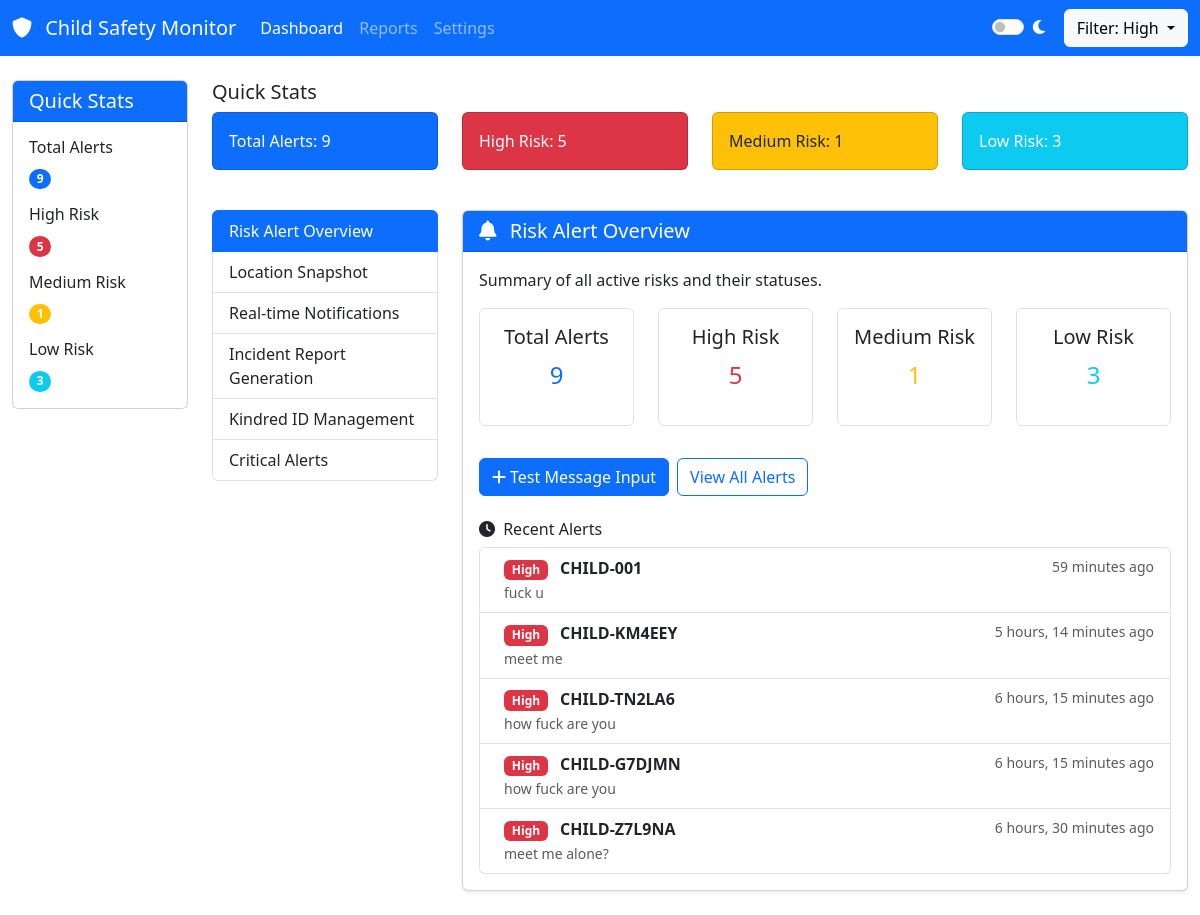
The page /dashboard/?risk=high on the database its author committed.
### api/models.py (models this page shows, shortened)
class Alert(models.Model):
    RISK_LEVELS = [
        ('safe', 'Safe'),
        ('low', 'Low Risk'),
        ('medium', 'Medium Risk'),
        ('high', 'High Risk'),
    ]
    device = models.ForeignKey(Device, on_delete=models.CASCADE)
    excerpt = models.TextField()
    score = models.IntegerField()
    risk_level = models.CharField(max_length=10, choices=RISK_LEVELS, default='safe')
    acknowledged = models.BooleanField(default=False)
    timestamp = models.DateTimeField(auto_now_add=True)
    def get_risk_level(self):
        if self.score >= 7:
            return 'high'
        elif self.score >= 4:
            return 'medium'
        elif self.score >= 1:
            return 'low'
        else:
            return 'safe'

class Device(models.Model):
    kindred_id = models.CharField(max_length=255, unique=True)
    last_heartbeat = models.DateTimeField(null=True, blank=True)
    owner_parent_id = models.CharField(max_length=255)
    location_tracking_enabled = models.BooleanField(default=False)

### api/views.py (the view)
# urls.py: path('dashboard/', views.dashboard, name='dashboard'),
def dashboard(request):
    risk_filter = request.GET.get('risk', 'all')
    alerts = Alert.objects.all().order_by('-timestamp')
    if risk_filter == 'high':
        alerts = alerts.filter(score__gte=7)
    elif risk_filter == 'medium':
        alerts = alerts.filter(score__gte=4, score__lt=7)
    elif risk_filter == 'low':
        alerts = alerts.filter(score__gte=1, score__lt=4)
    paginator = Paginator(alerts, 10)
    page_number = request.GET.get('page')
    page_obj = paginator.get_page(page_number)
    critical_alerts = Alert.objects.filter(score__gte=7).order_by('-timestamp')
    total_alerts = Alert.objects.count()
    high_risk_count = Alert.objects.filter(score__gte=7).count()
    medium_risk_count = Alert.objects.filter(score__gte=4, score__lt=7).count()
    low_risk_count = Alert.objects.filter(score__gte=1, score__lt=4).count()
    recent_locations = Location.objects.all().order_by('-timestamp')[:10]
    context = {
        'page_obj': page_obj,
        'critical_alerts': critical_alerts,
        'risk_filter': risk_filter,
        'total_alerts': total_alerts,
        'high_risk_count': high_risk_count,
        'medium_risk_count': medium_risk_count,
        'low_risk_count': low_risk_count,
        'recent_locations': recent_locations,
    }
    return render(request, 'dashboard.html', context)

### templates/dashboard.html (shortened to what this page needs)
{% load static %}
<!DOCTYPE html>
<html lang="en">
<head>
    <link href="https://cdn.jsdelivr.net/npm/bootstrap@5.3.0-alpha1/dist/css/bootstrap.min.css" rel="stylesheet">
    <link rel="stylesheet" href="{% static 'css/style_d.css' %}">
    <link rel="stylesheet" href="https://cdnjs.cloudflare.com/ajax/libs/font-awesome/6.0.0/css/all.min.css">
</head>
<body>
    <nav class="navbar navbar-expand-lg navbar-dark bg-primary">
        <div class="container-fluid">
            <a class="navbar-brand" href="#">
                <i class="fas fa-shield-alt me-2"></i>
                Child Safety Monitor
            </a>
            <div class="collapse navbar-collapse" id="navbarNav">
                <ul class="navbar-nav me-auto">
                    <li class="nav-item">
                        <a class="nav-link active" href="#">Dashboard</a>
                    </li>
                    <li class="nav-item">
                        <a class="nav-link" href="#">Reports</a>
                    </li>
                    <li class="nav-item">
                        <a class="nav-link" href="#">Settings</a>
                    </li>
                </ul>
                <div class="d-flex align-items-center">
                    <div class="form-check form-switch me-3 text-light">
                        <input class="form-check-input" type="checkbox" id="darkModeToggle">
                        <label class="form-check-label" for="darkModeToggle">
                            <i class="fas fa-moon"></i>
                        </label>
                    </div>
                    <div class="dropdown">
                        <button class="btn btn-light dropdown-toggle" type="button" id="filterDropdown"
                            data-bs-toggle="dropdown">
                            Filter: {{ risk_filter|title }}
                        </button>
                    </div>
                </div>
            </div>
        </div>
    </nav>
    <div class="container-fluid mt-4">
        <div class="row">
            <div class="col-lg-2 d-none d-lg-block sidebar">
                <div class="card">
                    <div class="card-header bg-primary text-white">
                        <h5 class="mb-0">Quick Stats</h5>
                    </div>
                    <div class="card-body">
                        <div class="stat-item mb-3">
                            <h6>Total Alerts</h6>
                            <span class="badge bg-primary rounded-pill">{{ total_alerts }}</span>
                        </div>
                        <div class="stat-item mb-3">
                            <h6>High Risk</h6>
                            <span class="badge bg-danger rounded-pill">{{ high_risk_count }}</span>
                        </div>
                        <div class="stat-item mb-3">
                            <h6>Medium Risk</h6>
                            <span class="badge bg-warning rounded-pill">{{ medium_risk_count }}</span>
                        </div>
                        <div class="stat-item">
                            <h6>Low Risk</h6>
                            <span class="badge bg-info rounded-pill">{{ low_risk_count }}</span>
                        </div>
                    </div>
                </div>
            </div>
            <div class="col-lg-10 col-md-12">
                <div class="quick-stats mb-4">
                    <h5>Quick Stats</h5>
                    <div class="row">
                        <div class="col-md-3"><div class="card bg-primary text-white mb-3"><div class="card-body">Total Alerts: {{ total_alerts }}</div></div></div>
                        <div class="col-md-3"><div class="card bg-danger text-white mb-3"><div class="card-body">High Risk: {{ high_risk_count }}</div></div></div>
                        <div class="col-md-3"><div class="card bg-warning text-dark mb-3"><div class="card-body">Medium Risk: {{ medium_risk_count }}</div></div></div>
                        <div class="col-md-3"><div class="card bg-info text-white mb-3"><div class="card-body">Low Risk: {{ low_risk_count }}</div></div></div>
                    </div>
                </div>
                <div class="row mt-4">
                    <div class="col-md-3">
                        <div class="list-group" id="list-tab" role="tablist">
                            <a class="list-group-item list-group-item-action active" id="list-risk-alert-overview-list" data-bs-toggle="list" href="#list-risk-alert-overview" role="tab" aria-controls="list-risk-alert-overview">Risk Alert Overview</a>
                            <a class="list-group-item list-group-item-action" id="list-location-snapshot-list" data-bs-toggle="list" href="#list-location-snapshot" role="tab" aria-controls="list-location-snapshot">Location Snapshot</a>
                            <a class="list-group-item list-group-item-action" id="list-realtime-notifications-list" data-bs-toggle="list" href="#list-realtime-notifications" role="tab" aria-controls="list-realtime-notifications">Real-time Notifications</a>
                            <a class="list-group-item list-group-item-action" id="list-incident-report-list" data-bs-toggle="list" href="#list-incident-report" role="tab" aria-controls="list-incident-report">Incident Report Generation</a>
                            <a class="list-group-item list-group-item-action" id="list-kindred-id-list" data-bs-toggle="list" href="#list-kindred-id" role="tab" aria-controls="list-kindred-id">Kindred ID Management</a>
                            <a class="list-group-item list-group-item-action" id="list-critical-alerts-list" data-bs-toggle="list" href="#list-critical-alerts" role="tab" aria-controls="list-critical-alerts">Critical Alerts</a>
                        </div>
                    </div>
                    <div class="col-md-9">
                        <div class="tab-content" id="nav-tabContent">
                            <div class="tab-pane fade show active" id="list-risk-alert-overview" role="tabpanel" aria-labelledby="list-risk-alert-overview-list">
                                <div class="card mb-4 shadow-sm">
                                    <div class="card-header bg-primary text-white">
                                        <h5 class="mb-0">
                                            <i class="fas fa-bell me-2"></i>
                                            Risk Alert Overview
                                        </h5>
                                    </div>
                                    <div class="card-body">
                                        <p>Summary of all active risks and their statuses.</p>
                                        <div class="row text-center">
                                            <div class="col-md-3">
                                                <div class="p-3 border rounded mb-3">
                                                    <h5>Total Alerts</h5>
                                                    <p class="fs-4 text-primary">{{ total_alerts }}</p>
                                                </div>
                                            </div>
                                            <div class="col-md-3">
                                                <div class="p-3 border rounded mb-3">
                                                    <h5>High Risk</h5>
                                                    <p class="fs-4 text-danger">{{ high_risk_count }}</p>
                                                </div>
                                            </div>
                                            <div class="col-md-3">
                                                <div class="p-3 border rounded mb-3">
                                                    <h5>Medium Risk</h5>
                                                    <p class="fs-4 text-warning">{{ medium_risk_count }}</p>
                                                </div>
                                            </div>
                                            <div class="col-md-3">
                                                <div class="p-3 border rounded mb-3">
                                                    <h5>Low Risk</h5>
                                                    <p class="fs-4 text-info">{{ low_risk_count }}</p>
                                                </div>
                                            </div>
                                        </div>
                                        <div class="d-flex gap-2 mt-3">
                                            <a href="{% url 'text_input' %}" class="btn btn-primary">
                                                <i class="fas fa-plus me-1"></i>Test Message Input
                                            </a>
                                            <a href="#" class="btn btn-outline-primary">View All Alerts</a>
                                        </div>
                                        {% if page_obj %}
                                        <div class="mt-4">
                                            <h6><i class="fas fa-clock me-1"></i> Recent Alerts</h6>
                                            <div class="list-group">
                                                {% for alert in page_obj|slice:":5" %}
                                                <div class="list-group-item d-flex justify-content-between align-items-start">
                                                    <div class="ms-2 me-auto">
                                                        <div class="fw-bold">
                                                            <span class="badge
                                                                {% if alert.score >= 7 %}bg-danger
                                                                {% elif alert.score >= 4 %}bg-warning
                                                                {% elif alert.score >= 1 %}bg-info
                                                                {% else %}bg-success{% endif %} me-2">
                                                                {{ alert.get_risk_level|title }}
                                                            </span>
                                                            {{ alert.device.kindred_id }}
                                                        </div>
                                                        <small class="text-muted">{{ alert.excerpt|truncatechars:100 }}</small>
                                                    </div>
                                                    <small class="text-muted">{{ alert.timestamp|timesince }} ago</small>
                                                </div>
                                                {% endfor %}
                                            </div>
                                        </div>
                                        {% endif %}
                                    </div>
                                </div>
                            </div>
        </div>
    </div>
</body>
</html>

### static/css/style_d.css (style rules this page uses)
:root { --low-risk-color: #28a745; --medium-risk-color: #ffc107; --high-risk-color: #dc3545; --transition-speed: 0.3s; }
body { font-family: 'Segoe UI', Tahoma, Geneva, Verdana, sans-serif; transition: background-color var(--transition-speed), color var(--transition-speed); }
.sidebar .card { position: sticky; top: 1rem; }
.btn { transition: all var(--transition-speed); }

### rows shown on the page
Alert: get_risk_level "High", device.kindred_id "CHILD-001", excerpt "fuck u", timestamp "59 minutes"
Alert: get_risk_level "High", device.kindred_id "CHILD-KM4EEY", excerpt "meet me", timestamp "5 hours, 14 minutes"
Alert: get_risk_level "High", device.kindred_id "CHILD-TN2LA6", excerpt "how fuck are you", timestamp "6 hours, 15 minutes"
Alert: get_risk_level "High", device.kindred_id "CHILD-G7DJMN", excerpt "how fuck are you", timestamp "6 hours, 15 minutes"
Alert: get_risk_level "High", device.kindred_id "CHILD-Z7L9NA", excerpt "meet me alone?", timestamp "6 hours, 30 minutes"

### other values the page prints
{{ risk_filter|title }} "High"
{{ total_alerts }} "9"
{{ high_risk_count }} "5"
{{ medium_risk_count }} "1"
{{ low_risk_count }} "3"
